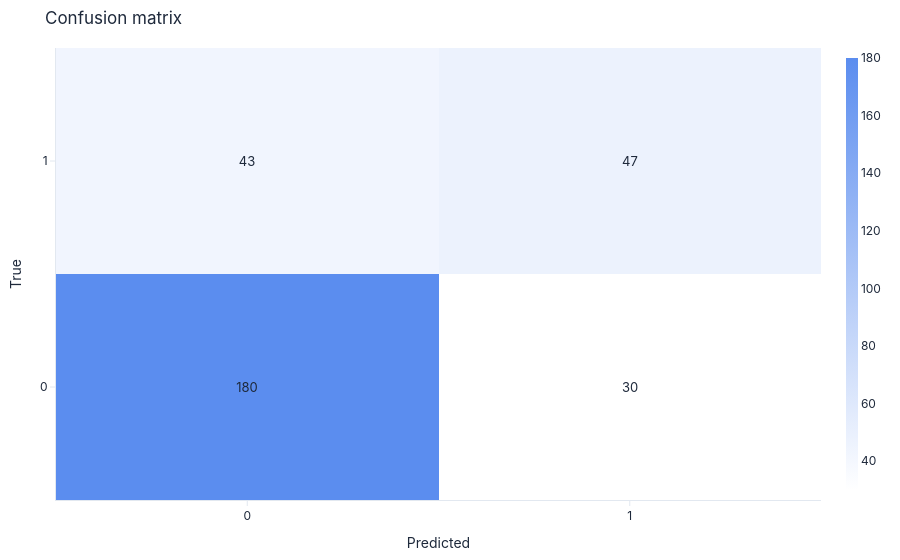

Notebook source saved alongside this figure:
### Markdown cell above
### Ejercicio C3 · La matriz de confusión en lenguaje de negocio

Grafiquen la **matriz de confusión** de `mejor_clf`. Identifiquen los **falsos negativos** y los
**falsos positivos** y expliquen qué significa cada uno para el banco. ¿Cuál de los dos errores es más
caro?

### Code cell
exp_clf.plot_model(mejor_clf, plot='confusion_matrix')   # matriz de confusión sobre las solicitudes de prueba

### Figure 1 — Plotly figure (JSON) as saved in the notebook; plotly's stock layout.template omitted (floating-point values rounded to 4 significant figures)
{"data": [{"colorbar": {"outlinewidth": 0, "thickness": 12}, "colorscale": [[0, "#FFFFFF"], [1, "#5B8DEF"]], "hovertemplate": "True: %{y}<br>Pred: %{x}<br>Count: %{z}<extra></extra>", "showscale": true, "text": [["180", "30"], ["43", "47"]], "textfont": {"color": "#1E293B", "size": 13}, "texttemplate": "%{text}", "type": "heatmap", "x": ["0", "1"], "y": ["0", "1"], "z": [[180, 30], [43, 47]]}], "layout": {"font": {"color": "#1E293B", "family": "Inter, system-ui, sans-serif", "size": 12}, "hoverlabel": {"bgcolor": "white", "bordercolor": "#E2E8F0", "font": {"family": "Inter, system-ui, sans-serif", "size": 12}}, "legend": {"bgcolor": "rgba(0,0,0,0)", "borderwidth": 0, "orientation": "h", "x": 0, "y": -0.18}, "margin": {"b": 48, "l": 56, "r": 24, "t": 48}, "paper_bgcolor": "rgba(0,0,0,0)", "plot_bgcolor": "rgba(0,0,0,0)", "showlegend": false, "title": {"text": "Confusion matrix"}, "xaxis": {"automargin": true, "gridcolor": "#E2E8F0", "linecolor": "#E2E8F0", "tickcolor": "#E2E8F0", "ticks": "outside", "title": {"text": "Predicted"}, "zerolinecolor": "#E2E8F0"}, "yaxis": {"automargin": true, "gridcolor": "#E2E8F0", "linecolor": "#E2E8F0", "tickcolor": "#E2E8F0", "ticks": "outside", "title": {"text": "True"}, "zerolinecolor": "#E2E8F0"}}}
